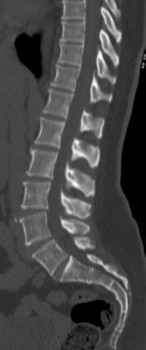
%> input picture Lab 4/Picture2.jpg, 146 x 350 px
$ octave p2.m   (GNU Octave 9; MATLAB toolbox functions it lacks are replaced by stand-ins)
%> lines starting %> are read from the running program, lines starting %| are printed output that depends on the picture; in (x1, y1, x2, y2) boxes, pixels count from 0 and x2, y2 are one past the last pixel; in counts of white or black regions, pixels touching at a corner belong together; the program's own positions count from 1
img = imread('Picture2.jpg');
%> img is the input picture: size 350x146x3 uint8; min 0, max 255, mean 71.1
if size(img, 3) == 3
   grayImage = rgb2gray(img);
else
   grayImage = img;
end
[rows, cols] = size(grayImage);
%> rows = 350; cols = 146
bitPlanes = zeros(rows, cols, 8);
for k = 1:8
   bitPlanes(:, :, k) = bitget(grayImage, k);
end
figure;
for k = 1:8
   subplot(2, 4, k);
   imshow(logical(bitPlanes(:, :, k)));
   title(['Bit Plane ', num2str(k)]);
end
%> this loop made 8 passes
%> pass 1, `imshow(logical(bitPlanes(:, :, k)));`:
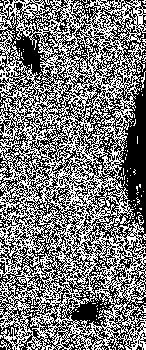
%> displayed picture: size 350x146 logical; 47.4% white in thin lines or dots
%> pass 2, `imshow(logical(bitPlanes(:, :, k)));`:
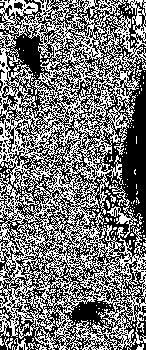
%> displayed picture: size 350x146 logical; 46.2% white in thin lines or dots
%> after the loop:
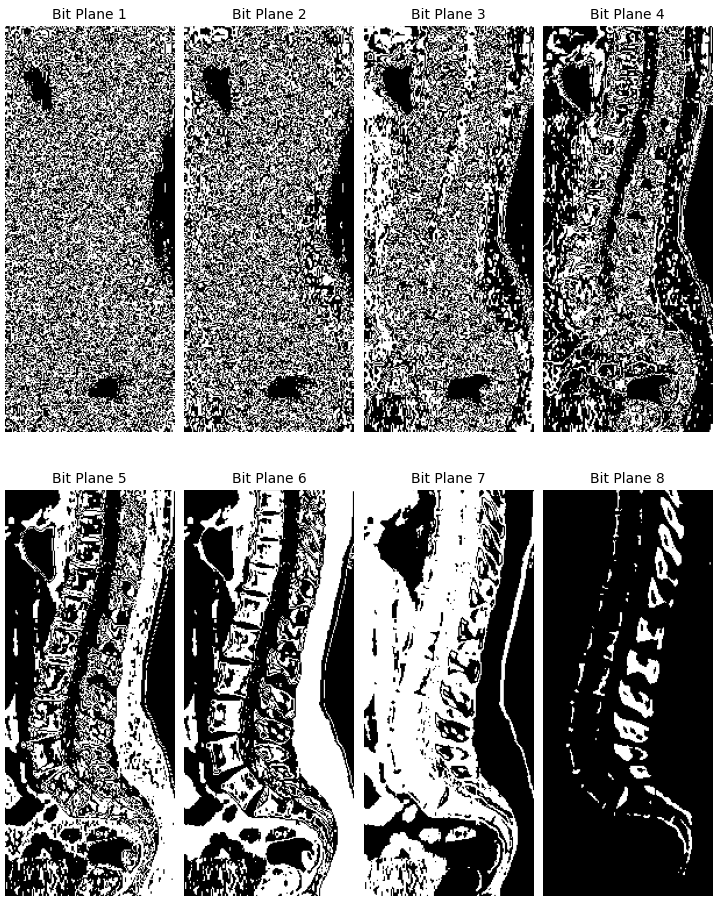
%> figure redrawn from the program's plot data, 8 panels

$ run again, with Lab 4/Picture1.jpg copied over Lab 4/Picture2.jpg
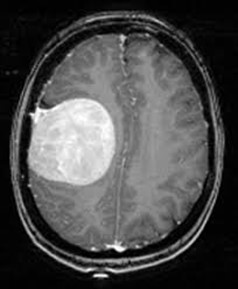
%> input picture Lab 4/Picture1.jpg, 238 x 289 px
%> img is the input picture: size 289x238x3 uint8; min 0, max 255, mean 75.8
%> the loop `for k = 1:8` made 8 passes
%> pass 1, `imshow(logical(bitPlanes(:, :, k)));`:
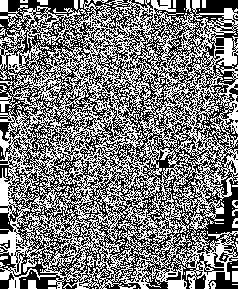
%> displayed picture: size 289x238 logical; 48.9% white in thin lines or dots
%> pass 2, `imshow(logical(bitPlanes(:, :, k)));`:
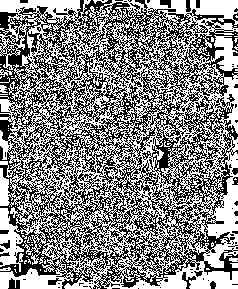
%> displayed picture: size 289x238 logical; 52.9% white; black in thin lines or dots

$ run again, with Lab 4/Picture3.jpg copied over Lab 4/Picture2.jpg
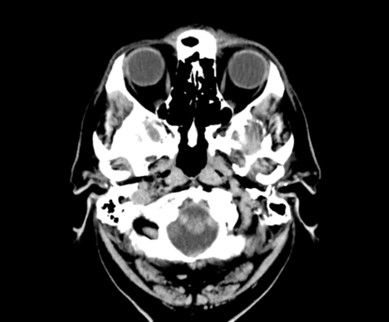
%> input picture Lab 4/Picture3.jpg, 389 x 322 px
%> img is the input picture: size 322x389x3 uint8; min 0, max 255, mean 51.3
%> the loop `for k = 1:8` made 8 passes
%> pass 1, `imshow(logical(bitPlanes(:, :, k)));`:
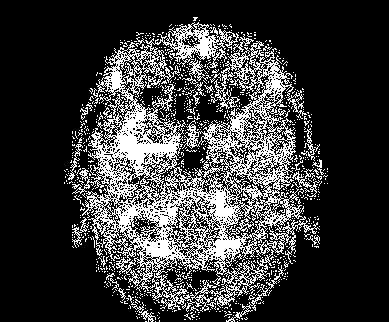
%> displayed picture: size 322x389 logical; 22.6% white in thin lines or dots, all inside (x1, y1, x2, y2) = (64, 17, 328, 322)
%> pass 2, `imshow(logical(bitPlanes(:, :, k)));`:
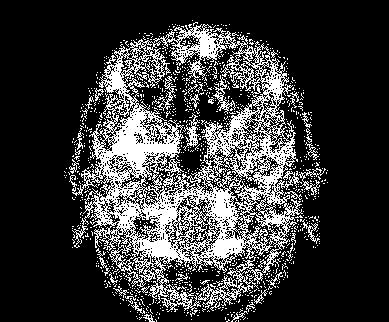
%> displayed picture: size 322x389 logical; 22.3% white in thin lines or dots, all inside (x1, y1, x2, y2) = (64, 20, 328, 322)
